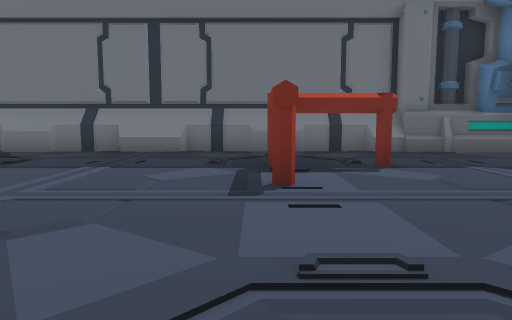
View 1 (above)

24 first-person views from a walk through a Unity game level. The camera is 1.4 m above the floor, tilts 6° down and sees 70° across. The floor is counted in squares, 2 m on a side. Each view is taken from the middle of a square. On the plan, view 1 faces up. The plan holds only what a view shows up to about 11 squares ahead; the rest is blank. The place goes on beyond the plan.

View 2
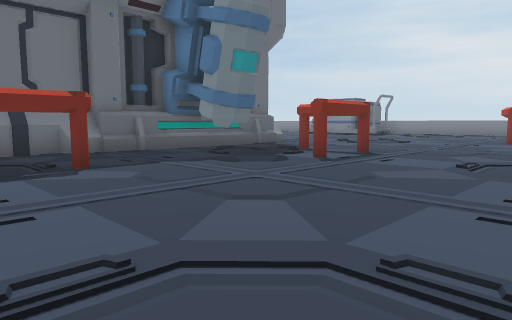

View 3
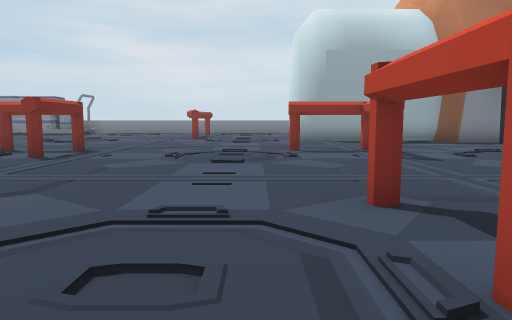

View 4
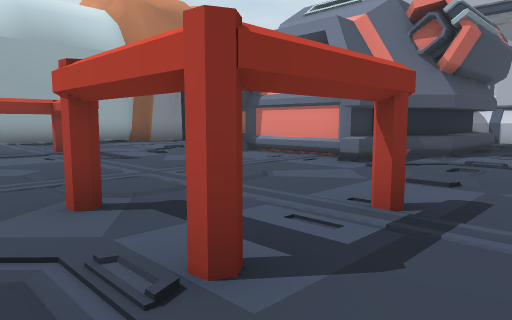

View 5
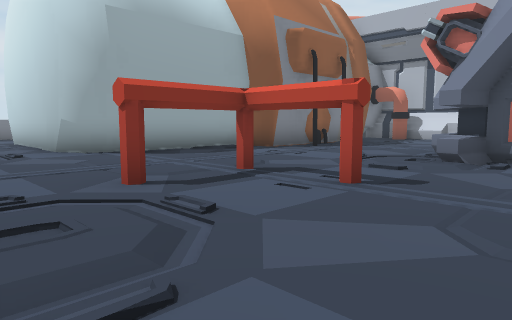

View 6
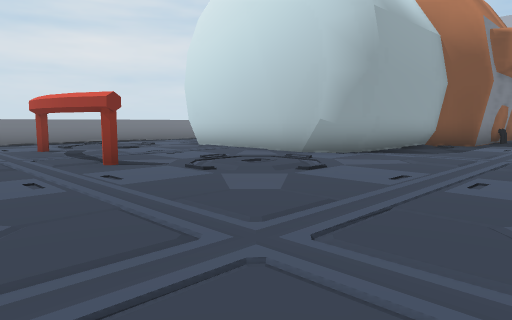

View 7
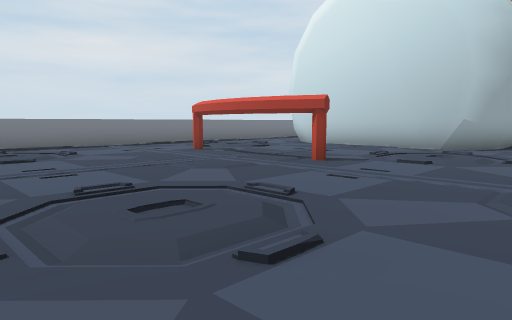

View 8
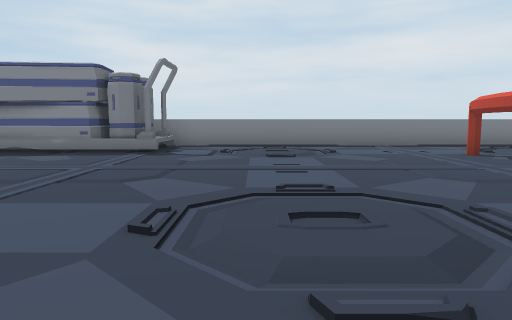

View 9
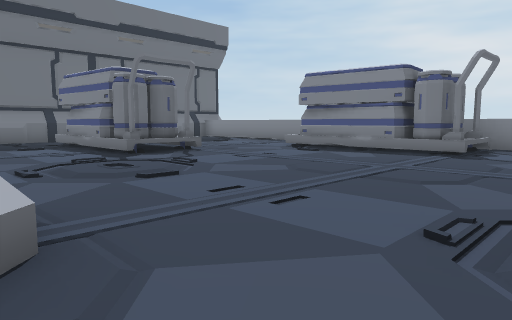

View 10
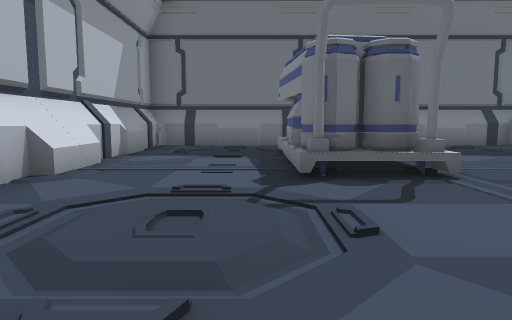

View 11
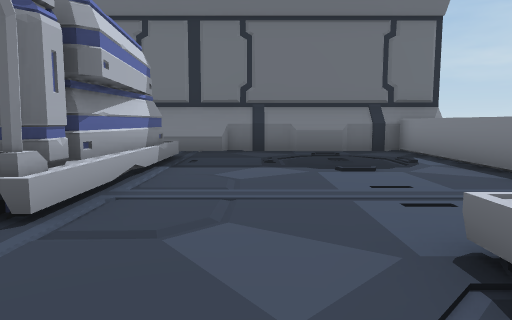

View 12
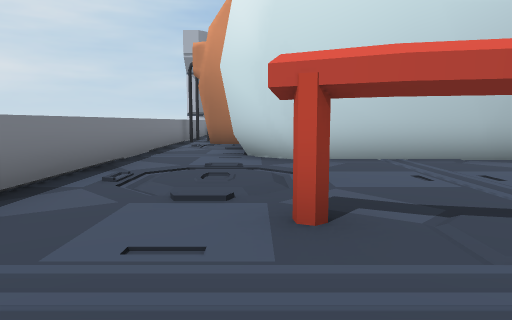

View 13
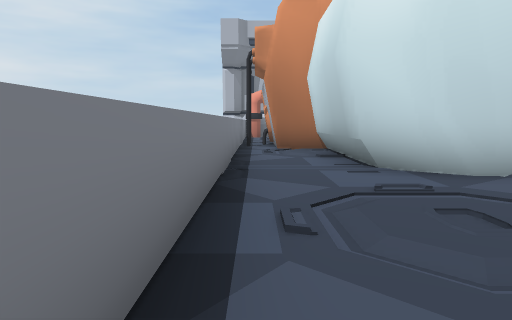

View 14
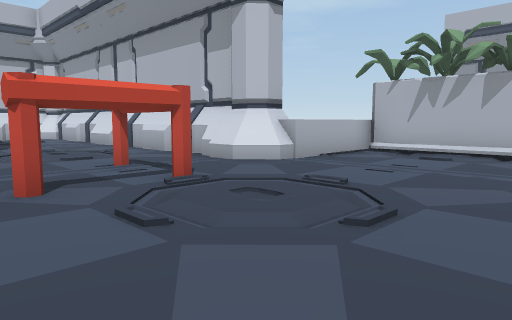

View 15
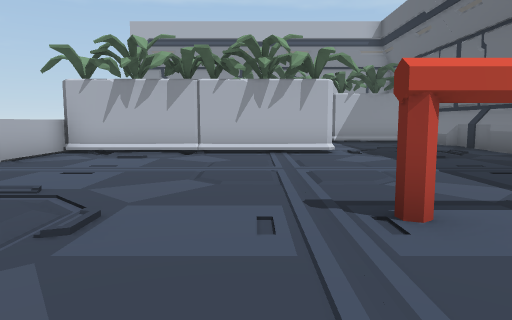

View 16
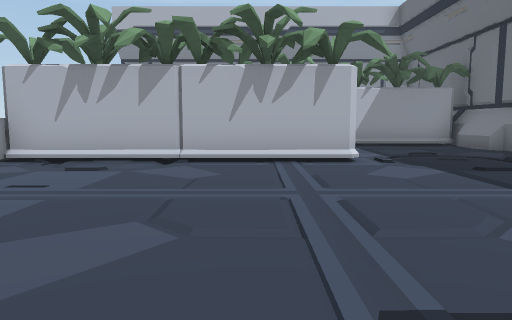

View 17
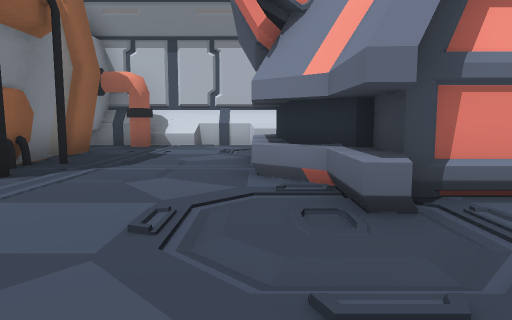

View 18
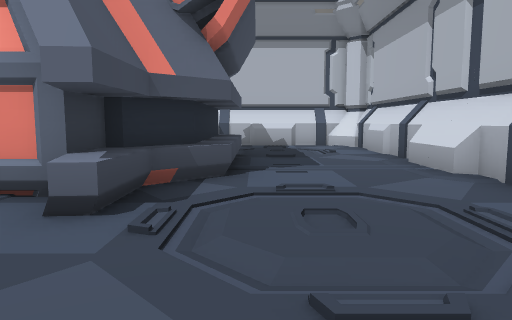

View 19
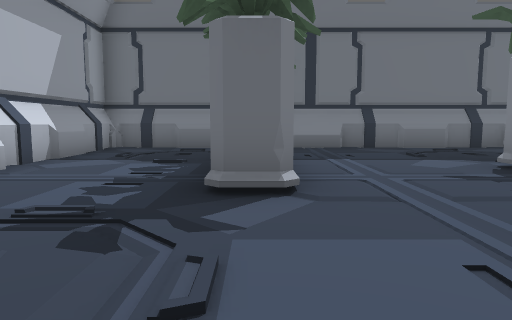

View 20
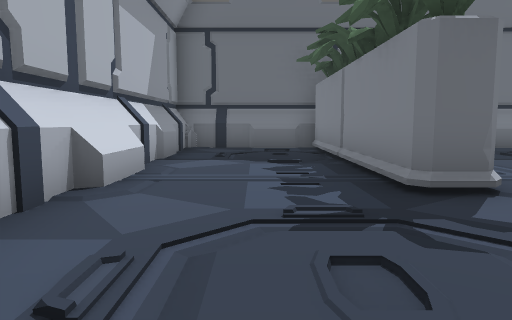

View 21
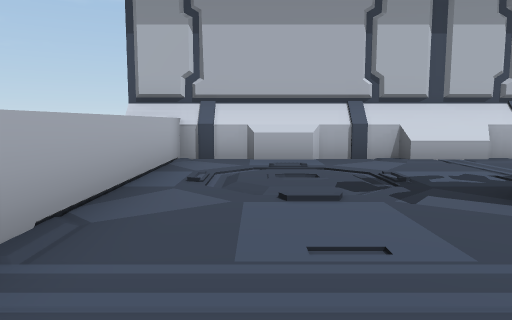

View 22
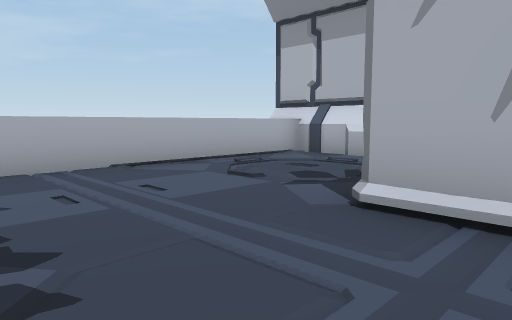

View 23
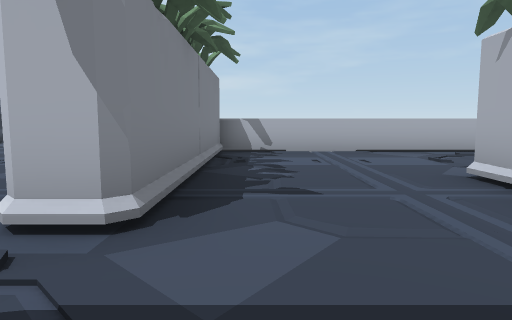

View 24
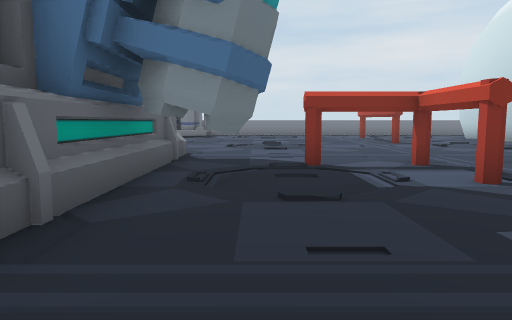

### Floor plan
Key: @ floor where view 1 was taken; # wall or solid block; x gap in a wall; . floor; ^ raised ledge; O other object.
Columns run from 14 left of view 1 to 21 right of it. Each row starts with its distance up from view 1.
 21                         ############
 20                         #..........#
 19                         #...^^.....#
 18                         #...##.....#
 17                         #...##.....#
 16                         #...##.....
 15                         #...##....
 14                         #........^
 13                          .......^^
 12                          .......#^
 11                          .......#^
 10                          .......##x^
  9 #########################..........^
  8 #...#...............##.............#
  7 #...#..............................#
  6 #...#.........O.O.....#............#
  5 #...#..............................#
  4 #...#...#.....O.....O.O............^
  3 #...#...#..................... .O..^
  2 #.......#...................O...#..#
  1 #.......#..........................#
  0 #.......#.....@....................#
 -1 #.......#.....O.O.....#............#
 -2 #####^^####^#..............######..^
 -3             #.O.....O.O...##    #..^
 -4             #.............#     #..#
 -5             #.............#     #..#
 -6             #...^...^.....#     #..#
 -7             #...^####....##     ##.#
 -8             #...#   #^..##       ###
 -9             #...#    ^..##
-10             #...#    ^...#
-11             #...#    ^...#
-12             #...     .....
-13             #...     .....#
-14             #####   #######

Positions as (right, up) in squares from view 1, and headings:
1: (0, 0), facing up
2: (0, 0), facing up-right
3: (-1, 0), facing right
4: (-1, 0), facing down-right
5: (4, 1), facing down-right
6: (8, 5), facing down-right
7: (10, 8), facing down-right
8: (10, 7), facing right
9: (10, 7), facing up-right
10: (13, 10), facing up
11: (17, 12), facing up
12: (18, 5), facing down
13: (20, 3), facing down
14: (3, 3), facing down-left
15: (3, 3), facing left
16: (1, 3), facing left
17: (7, -3), facing down
18: (1, -3), facing down
19: (-10, -1), facing up
20: (-12, -1), facing up
21: (-7, 0), facing left
22: (-7, 4), facing down-left
23: (-7, 7), facing down
24: (2, 7), facing right
